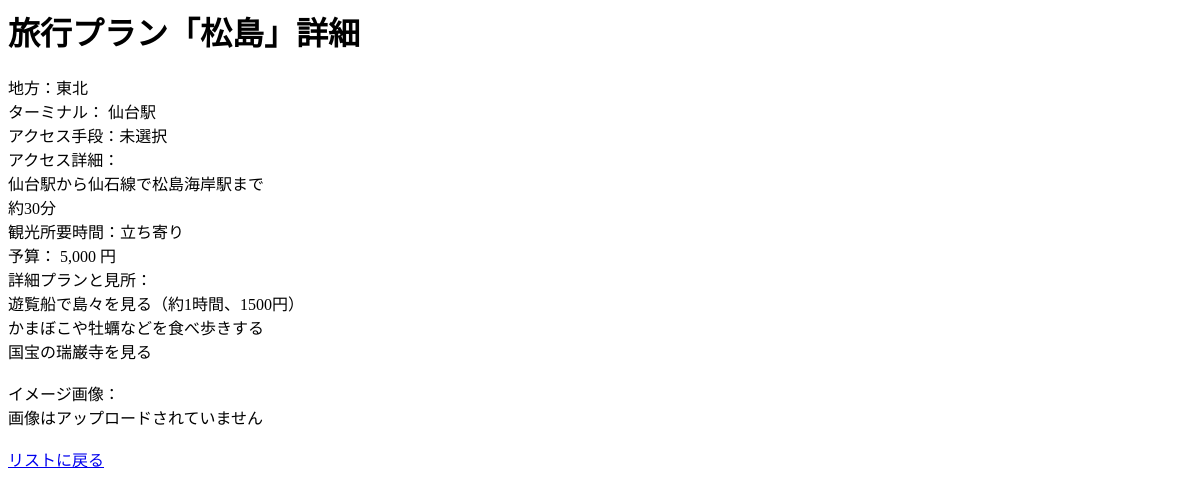
The page /planDetail.php?id=1 on the database as committed earlier.
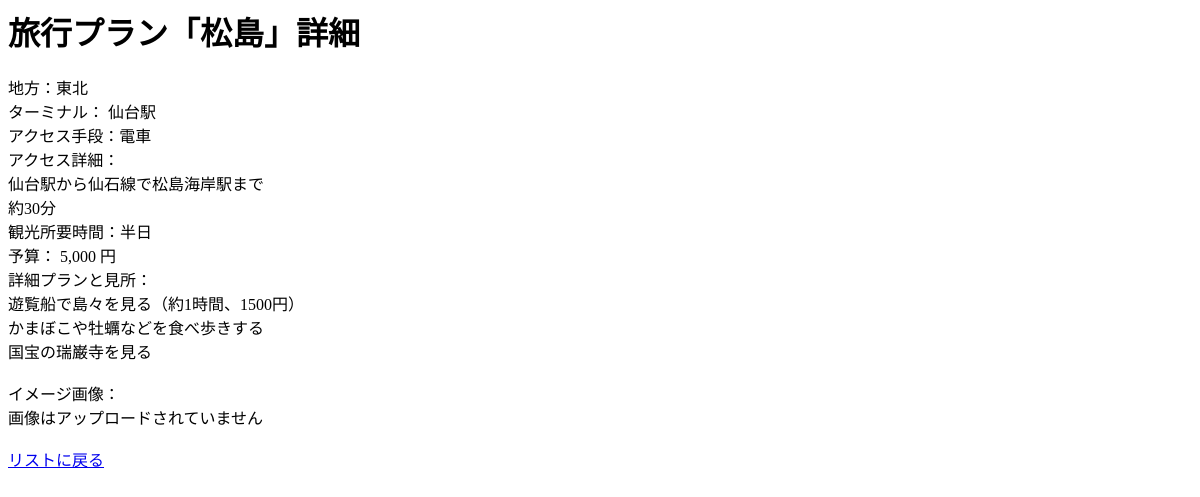
The same page on the database as committed later.
### tables this page shows
CREATE TABLE `travelplans` (
  `id` int(11) NOT NULL,
  `planName` varchar(100) NOT NULL,
  `area` tinyint(3) NOT NULL,
  `terminal` varchar(50) NOT NULL,
  `access` tinyint(2) NOT NULL,
  `accessDetails` varchar(1000) NOT NULL,
  `time` tinyint(2) NOT NULL,
  `budget` mediumint(7) NOT NULL,
  `planDetails` varchar(3000) NOT NULL,
  `photo` varchar(1000) NOT NULL
);

### choicesData.php (called while the page is built, shortened)
<?php
    $areaName=["未選択","北海道","東北","関東","中部","近畿","中国","四国","九州","沖縄・離島"];
    $accessName=["未選択","電車","バス","タクシー","レンタサイクル","徒歩","その他"];
    $timeName=["未選択","立ち寄り","半日","一日","二日","それ以上"];
?>

### planDetail.php (the view, shortened to what this page needs)
<?php
    require_once("./choicesData.php");
    require_once("./secret/loginData.php");
    try{
        $id = (int)$_GET["id"];
        $dbh = new PDO('mysql:host=localhost;dbname=db1;charset=utf8', $user, $pass);
        $dbh->setAttribute(PDO::ATTR_EMULATE_PREPARES, false);
        $dbh->setAttribute(PDO::ATTR_ERRMODE, PDO::ERRMODE_EXCEPTION);
        $sql = "SELECT * FROM travelPlans WHERE id = ?";
        $stmt = $dbh->prepare($sql);
        $stmt->bindValue(1, $id, PDO::PARAM_INT);
        $stmt->execute();
        $result = $stmt->fetch(PDO::FETCH_ASSOC);
    } catch(Exception $e) {
        echo "エラー：". htmlspecialchars($e->getMessage(),ENT_QUOTES, "UTF-8"). "<br>";
        die();
    }
?>
<html>
	<head>
	</head>
	<body>
        <h1>旅行プラン「<?= htmlspecialchars($result["planName"], ENT_QUOTES, "UTF-8") ?>」詳細</h1>
        地方：<?= $areaName[$result["area"]] ?>
        <br>
        ターミナル：
        <?php
            echo htmlspecialchars($result["terminal"],ENT_QUOTES,"UTF-8")
        ?>
        <br>
        アクセス手段：<?= $accessName[$result["access"]] ?>
        <br>
        アクセス詳細：<br>
        <?php
            echo nl2br(htmlspecialchars($result["accessDetails"],ENT_QUOTES,"UTF-8"))
        ?>
        <br>
        観光所要時間：<?= $timeName[$result["time"]] ?>
        <br>
        予算：
        <?php
            if(is_numeric($result["budget"])){
                echo number_format($result["budget"]);
            }
        ?>
        円<br>
        詳細プランと見所：<br>
        <?php
            echo nl2br(htmlspecialchars($result["planDetails"],ENT_QUOTES,"UTF-8"))
        ?>
        <br><br>
        イメージ画像：<br>
        <?php
                if($result["photo"]!=""){
                    echo "<img src = ". htmlspecialchars($result["photo"], ENT_QUOTES, "UTF-8"). ">";
                }else {
                    echo "画像はアップロードされていません";
                }
        ?>
        <br><br>
        <a href = index.php>リストに戻る</a>
    </body>
</html>

Rows that differ between the two databases and show on the page:
changed travelplans "松島": access "未選択" → "電車"; time "立ち寄り" → "半日"
